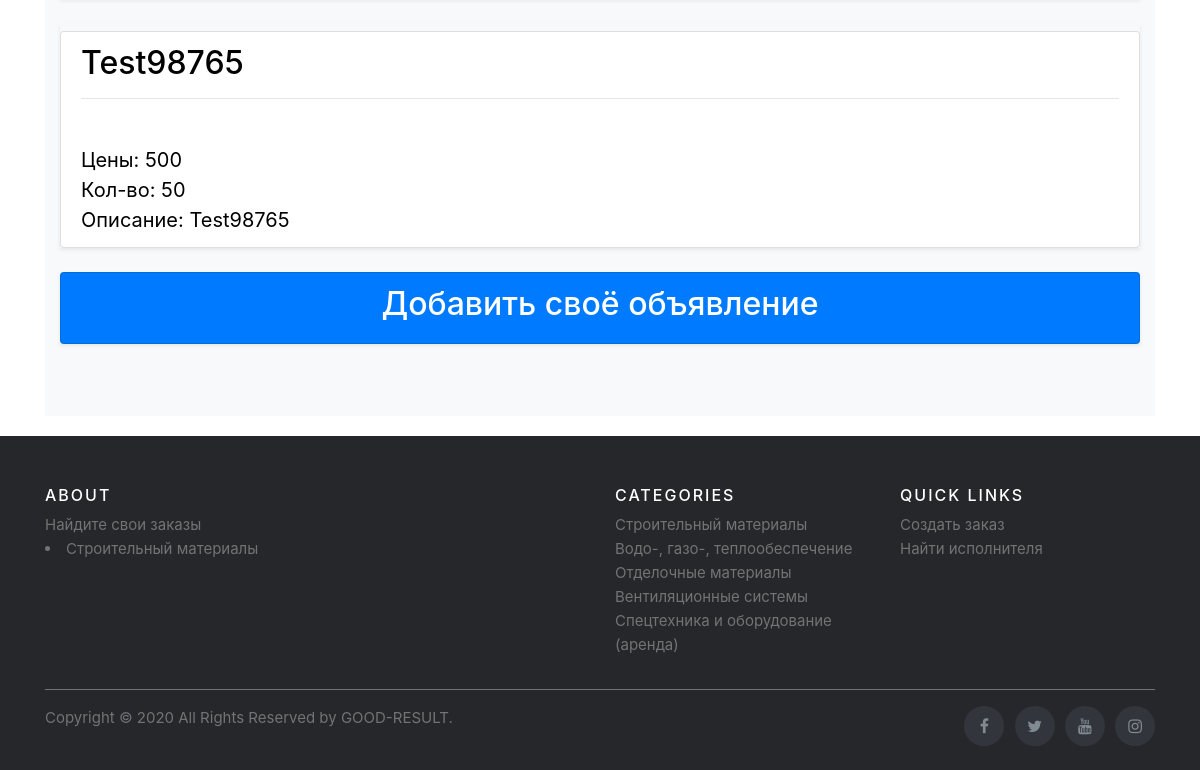
/category1/3/category2/2/category3/1 (lower part), run on an earlier commit of the app's database.
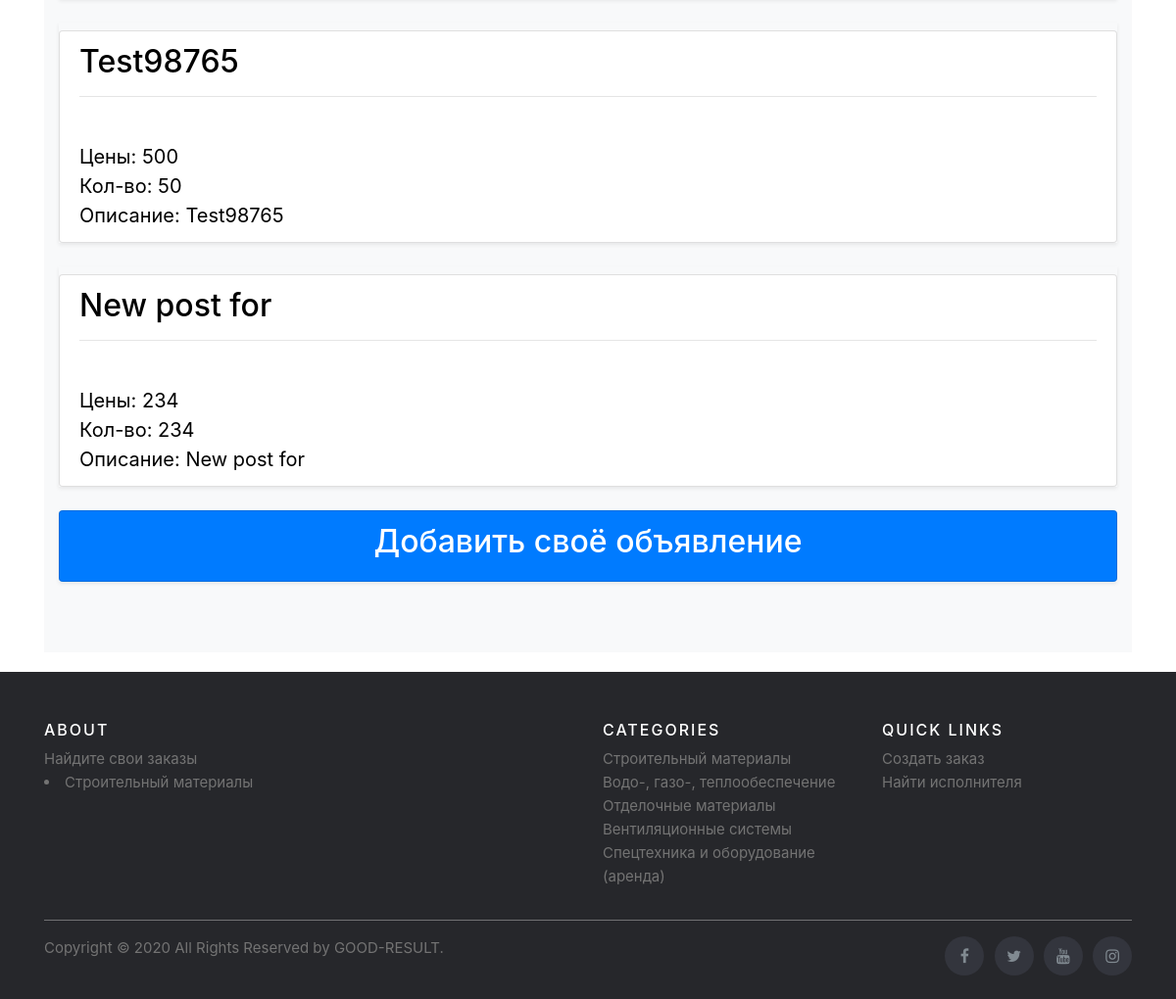
And on a later commit of the database.
### adverts/models.py (models this page shows, shortened)
class Banner(models.Model):
    category3 = models.ForeignKey(Category3, on_delete=models.CASCADE, related_name='banner')
    title = models.CharField("Наименование", max_length=150)
    description = models.TextField('Описание')
    pub_time = models.DateTimeField('Дата публикации', default=timezone.now)
    price = models.IntegerField('Цена')
    amount = models.IntegerField('Количество')
    image = models.ImageField('Изображение', upload_to='adverts/', null=True)
    addition = models.TextField('Дополнительная информация')
    author = models.ForeignKey(User, related_name='mybanners', on_delete=models.CASCADE, null=True)
    class Meta:
        verbose_name = "Объявление"
        verbose_name_plural = "Объявления"

### adverts/views.py (the view)
class Category3DetailView(generic.DetailView):
    model = Category3
    template_name = 'adverts/detail3.html'

### templates/adverts/detail3.html (shortened to what this page needs)
{% extends "base.html" %}
{% load static %}
{% block content %}
  <div class="album py-5 bg-light">
      <div class="container">
        <div class="row">
        {% for banner in category3.banner.all %}
          <div class="col-md-12">
            <div class="list-group mb-4 shadow-sm">
                <div class="d-flex justify-content-between align-items-center">
                  <a class="list-group-item list-group-item-action" href="{% url 'adverts:banner_detail' category3.parent_category.parent_category.id category3.parent_category.id category3.id banner.id%}" style="text-decoration:none; color: #000000;font-size: 20px;"><h2>{{ banner.title }}</h2> <hr><br> Цены: {{banner.price}} <br>  Кол-во: {{banner.amount}} <br>  Описание: {{banner.description}} <br> </a>
                </div>
              </div>
            </div>
        {% endfor %}
        <div class="col-12">
          <div class="list-group mb-4 shadow-sm ">
              <div class="d-flex justify-content-between align-items-center">
                <a class="list-group-item list-group-item-action bg-primary" href="{% url 'adverts:addbanner' category3.id %}" style="text-decoration:none;text-align: center; color: #ffffff;font-size: 20px;"><h2>Добавить своё объявление  </h2></a>
              </div>
            </div>
          </div>
        </div>
      </div>
    </div>
{% endblock %}

What changed in the data, as far as the page shows it:
added Banner: title "New post for", price "234", amount "234", description "New post for"
